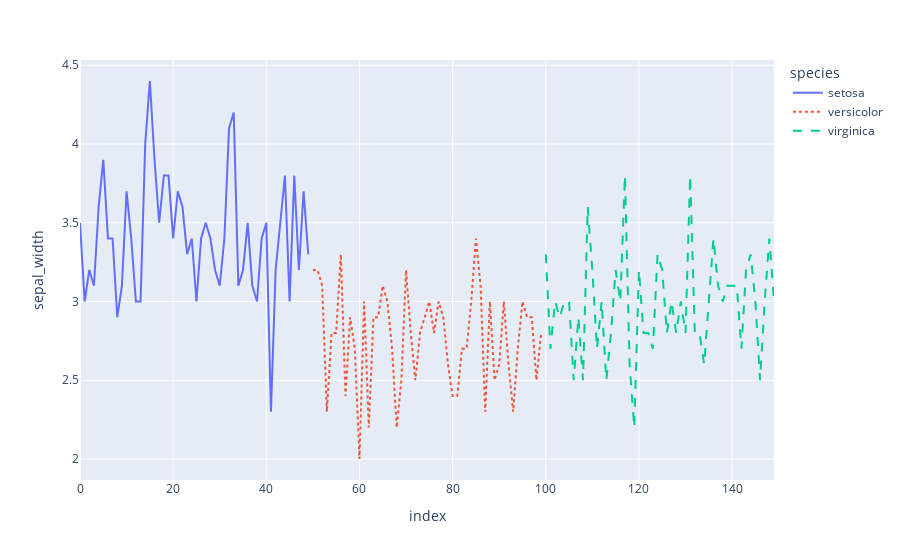

Source (notebook cell):
### Code cell
df = px.data.iris()

fig = px.line(df, y="sepal_width", line_dash='species',
              color='species')

fig.show()

### Figure 1 — Plotly figure (JSON) as saved in the notebook; plotly's stock layout.template omitted (floating-point values rounded to 4 significant figures)
{"data": [{"hovertemplate": "species=setosa<br>index=%{x}<br>sepal_width=%{y}<extra></extra>", "legendgroup": "setosa", "line": {"color": "#636efa", "dash": "solid"}, "marker": {"symbol": "circle"}, "mode": "lines", "name": "setosa", "orientation": "v", "showlegend": true, "type": "scatter", "x": [0, 1, 2, 3, 4, 5, 6, 7, 8, 9, 10, 11, 12, 13, 14, 15, 16, 17, 18, 19, 20, 21, 22, 23, 24, 25, 26, 27, 28, 29, 30, 31, 32, 33, 34, 35, 36, 37, 38, 39, 40, 41, 42, 43, 44, 45, 46, 47, 48, 49], "xaxis": "x", "y": [3.5, 3.0, 3.2, 3.1, 3.6, 3.9, 3.4, 3.4, 2.9, 3.1, 3.7, 3.4, 3.0, 3.0, 4.0, 4.4, 3.9, 3.5, 3.8, 3.8, 3.4, 3.7, 3.6, 3.3, 3.4, 3.0, 3.4, 3.5, 3.4, 3.2, 3.1, 3.4, 4.1, 4.2, 3.1, 3.2, 3.5, 3.1, 3.0, 3.4, 3.5, 2.3, 3.2, 3.5, 3.8, 3.0, 3.8, 3.2, 3.7, 3.3], "yaxis": "y"}, {"hovertemplate": "species=versicolor<br>index=%{x}<br>sepal_width=%{y}<extra></extra>", "legendgroup": "versicolor", "line": {"color": "#EF553B", "dash": "dot"}, "marker": {"symbol": "circle"}, "mode": "lines", "name": "versicolor", "orientation": "v", "showlegend": true, "type": "scatter", "x": [50, 51, 52, 53, 54, 55, 56, 57, 58, 59, 60, 61, 62, 63, 64, 65, 66, 67, 68, 69, 70, 71, 72, 73, 74, 75, 76, 77, 78, 79, 80, 81, 82, 83, 84, 85, 86, 87, 88, 89, 90, 91, 92, 93, 94, 95, 96, 97, 98, 99], "xaxis": "x", "y": [3.2, 3.2, 3.1, 2.3, 2.8, 2.8, 3.3, 2.4, 2.9, 2.7, 2.0, 3.0, 2.2, 2.9, 2.9, 3.1, 3.0, 2.7, 2.2, 2.5, 3.2, 2.8, 2.5, 2.8, 2.9, 3.0, 2.8, 3.0, 2.9, 2.6, 2.4, 2.4, 2.7, 2.7, 3.0, 3.4, 3.1, 2.3, 3.0, 2.5, 2.6, 3.0, 2.6, 2.3, 2.7, 3.0, 2.9, 2.9, 2.5, 2.8], "yaxis": "y"}, {"hovertemplate": "species=virginica<br>index=%{x}<br>sepal_width=%{y}<extra></extra>", "legendgroup": "virginica", "line": {"color": "#00cc96", "dash": "dash"}, "marker": {"symbol": "circle"}, "mode": "lines", "name": "virginica", "orientation": "v", "showlegend": true, "type": "scatter", "x": [100, 101, 102, 103, 104, 105, 106, 107, 108, 109, 110, 111, 112, 113, 114, 115, 116, 117, 118, 119, 120, 121, 122, 123, 124, 125, 126, 127, 128, 129, 130, 131, 132, 133, 134, 135, 136, 137, 138, 139, 140, 141, 142, 143, 144, 145, 146, 147, 148, 149], "xaxis": "x", "y": [3.3, 2.7, 3.0, 2.9, 3.0, 3.0, 2.5, 2.9, 2.5, 3.6, 3.2, 2.7, 3.0, 2.5, 2.8, 3.2, 3.0, 3.8, 2.6, 2.2, 3.2, 2.8, 2.8, 2.7, 3.3, 3.2, 2.8, 3.0, 2.8, 3.0, 2.8, 3.8, 2.8, 2.8, 2.6, 3.0, 3.4, 3.1, 3.0, 3.1, 3.1, 3.1, 2.7, 3.2, 3.3, 3.0, 2.5, 3.0, 3.4, 3.0], "yaxis": "y"}], "layout": {"legend": {"title": {"text": "species"}, "tracegroupgap": 0}, "margin": {"t": 60}, "xaxis": {"anchor": "y", "domain": [0, 1], "title": {"text": "index"}}, "yaxis": {"anchor": "x", "domain": [0, 1], "title": {"text": "sepal_width"}}}}
